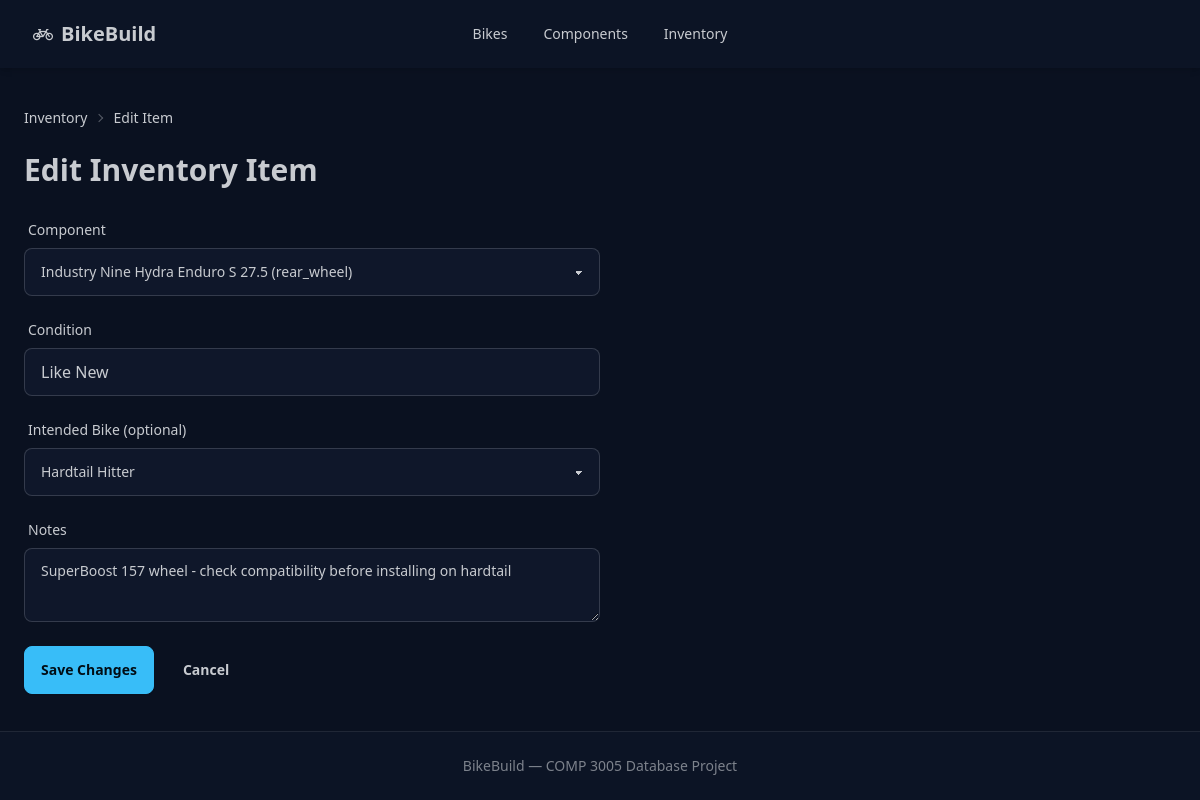
/inventory/1/edit, run on the app's committed database.
### tables this page shows
CREATE TABLE inventory (
    id INTEGER PRIMARY KEY AUTOINCREMENT,
    component_id INTEGER NOT NULL REFERENCES components(id) ON DELETE CASCADE,
    condition TEXT,
    intended_bike_id INTEGER REFERENCES bikes(id) ON DELETE SET NULL,
    notes TEXT
);

### app.py (the view, shortened to what this page needs)
@app.route('/inventory/<int:inv_id>/edit', methods=['GET', 'POST'])
def inventory_edit(inv_id):
    item = query_db("SELECT * FROM inventory WHERE id = ?", (inv_id,), one=True)
    if not item:
        flash('Inventory item not found.', 'danger')
        return redirect(url_for('inventory_list'))
    components = query_db("SELECT * FROM components ORDER BY component_type, manufacturer")
    bikes = query_db("SELECT * FROM bikes ORDER BY name")
    return render_template('inventory_form.html', item=item, components=components, bikes=bikes)

### app.py (called while the page is built)
def get_db():
    if 'db' not in g:
        g.db = sqlite3.connect(DATABASE)
        g.db.row_factory = sqlite3.Row
        g.db.execute("PRAGMA foreign_keys = ON")
    return g.db

def query_db(query, args=(), one=False):
    cur = get_db().execute(query, args)
    rv = cur.fetchall()
    cur.close()
    return (rv[0] if rv else None) if one else rv

### templates/inventory_form.html (shortened to what this page needs)
{% extends "base.html" %}
{% block content %}
<div class="text-sm breadcrumbs mb-4">
    <ul>
        <li><a href="{{ url_for('inventory_list') }}">Inventory</a></li>
        <li>{{ 'Edit Item' if item else 'Add Item' }}</li>
    </ul>
</div>
<h1 class="text-3xl font-bold mb-6">{{ 'Edit Inventory Item' if item else 'Add Part to Inventory' }}</h1>
<form method="POST" class="max-w-xl space-y-4">
    <div class="form-control w-full">
        <label class="label"><span class="label-text">Component</span></label>
        <select name="component_id" class="select select-bordered w-full" required>
            {% for c in components %}
            <option value="{{ c.id }}" {{ 'selected' if item and item.component_id == c.id }}>{{ c.manufacturer }} {{ c.model }} ({{ c.component_type }})</option>
            {% endfor %}
        </select>
    </div>
    <div class="form-control w-full">
        <label class="label"><span class="label-text">Condition</span></label>
        <input type="text" name="condition" class="input input-bordered w-full" value="{{ item.condition if item and item.condition else '' }}" placeholder="e.g. New, Like New, Used">
    </div>
    <div class="form-control w-full">
        <label class="label"><span class="label-text">Intended Bike (optional)</span></label>
        <select name="intended_bike_id" class="select select-bordered w-full">
            {% for b in bikes %}
            <option value="{{ b.id }}" {{ 'selected' if item and item.intended_bike_id == b.id }}>{{ b.name }}</option>
            {% endfor %}
        </select>
    </div>
    <div class="form-control w-full">
        <label class="label"><span class="label-text">Notes</span></label>
        <textarea name="notes" class="textarea textarea-bordered w-full" rows="2" placeholder="Any relevant notes">{{ item.notes if item and item.notes else '' }}</textarea>
    </div>
    <div class="flex gap-3 pt-2">
        <button type="submit" class="btn btn-primary">{{ 'Save Changes' if item else 'Add to Inventory' }}</button>
        <a href="{{ url_for('inventory_list') }}" class="btn btn-ghost">Cancel</a>
    </div>
</form>
{% endblock %}

### data on the page
inventory: condition "Like New", notes "SuperBoost 157 wheel - check compatibility before installing on hardtail"

### other printed values
{{ 'Edit Item' if item else 'Add Item' }} "Edit Item"
{{ 'Edit Inventory Item' if item else 'Add Part to Inventory' }} "Edit Inventory Item"
{{ 'Save Changes' if item else 'Add to Inventory' }} "Save Changes"
form field component_id "Industry Nine Hydra Enduro S 27.5 (rear_wheel)"
form field intended_bike_id "Hardtail Hitter"
